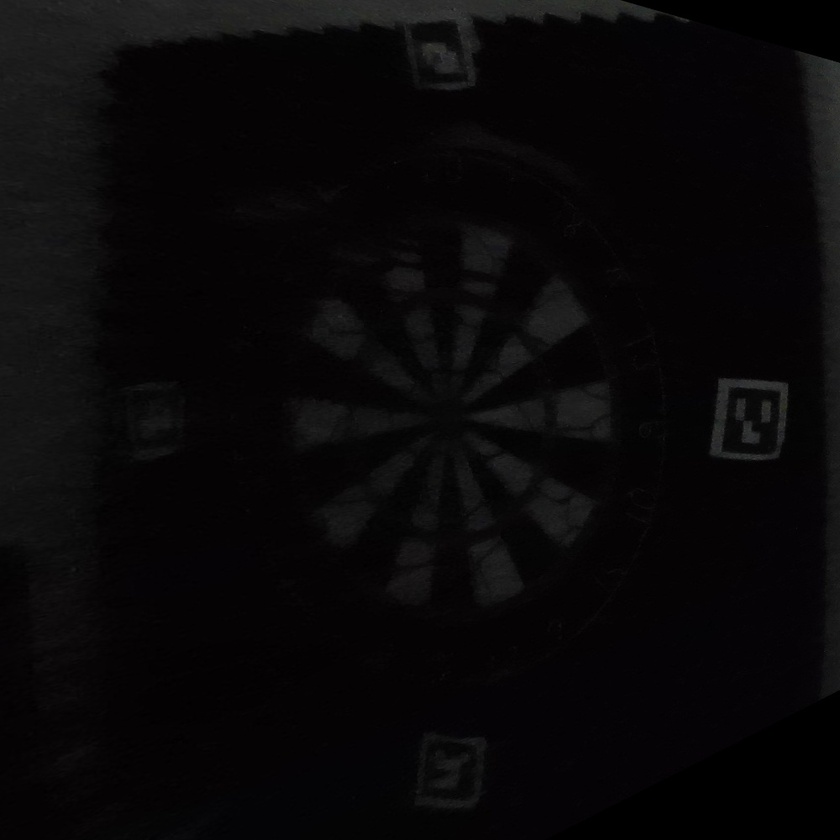
#> input picture Markers/darttranform.jpg, 840 x 840 px, shrunk from 1000 x 1000 before the run
$ python test.py
#> lines starting #> are read from the running program, lines starting #| are printed output that depends on the picture; after the words box and inside, x2 and y2 are one past the last pixel; in counts of white or black regions, pixels touching at a corner belong together
from getFerries import getFerriPoints
import cv2, PIL
from cv2 import aruco
import matplotlib.pyplot as plt
import matplotlib as mpl
debug = True
frame = cv2.imread("./Markers/darttranform.jpg")
#> frame is the input picture: shape (840, 840, 3); mean B, G, R 8.6, 7.7, 9
grayImage = cv2.cvtColor(frame, cv2.COLOR_BGR2GRAY)
(thresh, gray) = cv2.threshold(grayImage, 15, 255, cv2.THRESH_BINARY)
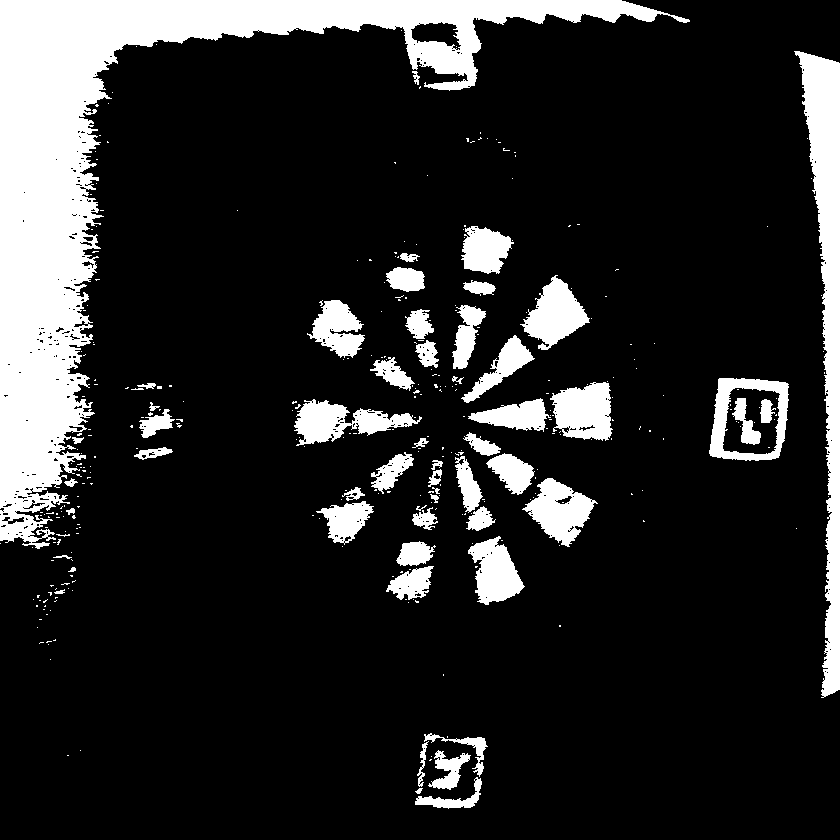
#> gray: shape (840, 840); 16.2% white; 345 white regions (290 under 20 px), largest, box (x1, y1, x2, y2) and area: (0, 0, 690, 549) 63764, (794, 51, 840, 698) 12043, (294, 399, 422, 446) 2753
myFerriMerris = []
aruco_dict = aruco.Dictionary_get(aruco.DICT_4X4_1000)
parameters =  aruco.DetectorParameters_create()
if debug:cv2.imshow("new",gray)
if debug:cv2.waitKey(0)
corners, ids, rejectedImgPoints = aruco.detectMarkers(gray, aruco_dict, parameters=parameters)
#> corners = ([[733, 389], [779, 394], [774, 450], [724, 450]],); ids = [3]; rejectedImgPoints = 15 items
frame_markers = aruco.drawDetectedMarkers(frame.copy(), corners, ids)
if debug:plt.figure()
if debug:plt.imshow(frame_markers)
if debug:print("Number of Ferries detected :", len(ids), "\n Ferries detected :", ids)
#| Number of Ferries detected : 1
#|  Ferries detected : [[3]]
for i in range(len(ids)):
    if ids[i] < 13:
        c = corners[i][0]
        if debug:plt.plot([c[:, 0].mean()], [c[:, 1].mean()], "o", label = "id={0}".format(ids[i]))
#> this loop made 1 pass
#> c on pass 1: [[733, 389], [779, 394], [774, 450], [724, 450]]
if debug:plt.legend()
if debug:plt.show()
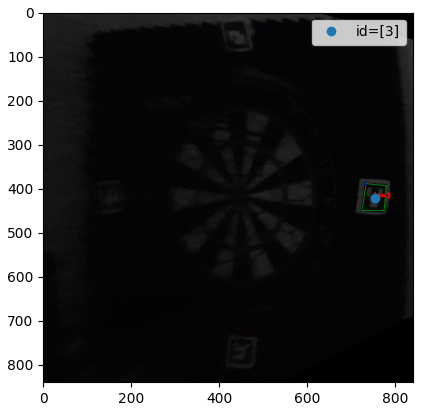
#> figure drawn by matplotlib, 1 panel; B, G, R data is drawn as R, G, B
